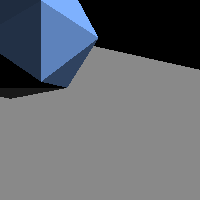
Frame 1 (no input)
Frame 60 (the mouse pressed at the canvas centre just before this capture): identical to frame 1, image omitted
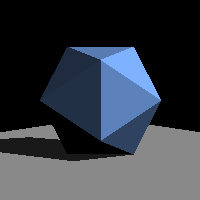
Frame 120 (the mouse held since frame 60 and released just before this capture)

The Processing sketch that drew these frames (run headless with seeded random() and noise(); from frame 60 on, the mouse is pressed at the canvas centre):

// Processing sketch: raytracer_7_dropshade
// ── raytracer_7_dropshade.pde
class Vec{
  float x, y, z;
  Vec(float x0, float y0, float z0){
    x = x0; y = y0; z = z0;
  }
  Vec(Vec v0){
    x = v0.x; y = v0.y; z = v0.z;
  }
  Vec add(Vec v){
    return new Vec(x+v.x, y+v.y, z+v.z);
  }
  Vec sub(Vec v){
    return new Vec(x-v.x, y-v.y, z-v.z);
  }
  Vec cross(Vec v){
    return new Vec(y*v.z-z*v.y, z*v.x-x*v.z, x*v.y-y*v.x);
  }
  float dot(Vec v){
    return x*v.x+y*v.y+z*v.z;
  }
  Vec mult(float k){
    return new Vec(k*x, k*y, k*z);
  }
  float abs(){
    return sqrt(x*x+y*y+z*z);
  }
  void normalize(){
    float a = this.abs();
    x/=a; y/=a; z/=a;
  }
  float angle(Vec v){
    return acos(this.dot(v)/this.abs()/v.abs());
  }
}

float INF = 1001001001;

class Ray{
  Vec ori, dir;
  Ray(Vec o0, Vec d0){
    ori = new Vec(o0);
    dir = new Vec(d0);
  }
  void normalize(){
    dir.normalize();
  }
}

class Tri{
  Vec v0, v1, v2;
  color c;
  Tri(Vec w0, Vec w1, Vec w2){
    v0 = new Vec(w0);
    v1 = new Vec(w1);
    v2 = new Vec(w2);
  }
  Vec getH(){
    Vec ret = ((v1.sub(v0)).cross(v2.sub(v0)));
    ret.normalize();
    return ret;
  }
}

/*
  Thomas's algorithm
  written in "Fast, Minimum Storage Ray/Triangle Intersection"
  see http://www.graphics.cornell.edu/pubs/1997/MT97.pdf
*/
Vec cross(Ray r, Tri tr){
  Vec e1 = tr.v1.sub(tr.v0);
  Vec e2 = tr.v2.sub(tr.v0);
  
  Vec pv, tv, qv;
  float t, u, v;
  
  pv = r.dir.cross(e2);
  float det = pv.dot(e1);
  
  if(det > 1e-3){
    tv = r.ori.sub(tr.v0);
    u = tv.dot(pv);
    if(u<0.0 || u>det) return new Vec(INF, INF, INF);
    qv = tv.cross(e1);
    v = r.dir.dot(qv);
    if(v<0.0 || u+v>det) return new Vec(INF, INF, INF);
  }else if(det < -1e-3){
    tv = r.ori.sub(tr.v0);
    u = tv.dot(pv);
    if(u>0.0 || u<det) return new Vec(INF, INF, INF);
    qv = tv.cross(e1);
    v = r.dir.dot(qv);
    if(v>0.0 || u+v<det) return new Vec(INF, INF, INF);
  }else{
    return new Vec(INF, INF, INF);
  }
  
  float idet = 1.0/det;
  t = e2.dot(qv)*idet;
  u *= idet;
  v *= idet;
  return new Vec(t, u, v);
}

class Screen{
  Vec ori, dx, dy;
  Screen(Vec o0, Vec x0, Vec y0){
    ori = new Vec(o0);
    dx = new Vec(x0);
    dy = new Vec(y0);
  }
  
}

int N = 21;

int getRayTrace(Ray r, Tri[] trilist, Vec ans){
  float tmpt = INF;
  int tmpk = -1;
  for(int k=0; k<N; k++){
    Vec tuv = cross(r, trilist[k]);
    if(tuv.x>0 && tuv.x < tmpt){
      tmpt = tuv.x;
      tmpk = k;
      ans.x = tuv.x; ans.y=tuv.y; ans.z=tuv.z;
    }
  }
  return tmpk;
}
  
void setup(){
  size(200, 200);
  colorMode(HSB, 100);
  frameRate(10);
}

void draw(){
  Vec ori = new Vec(1, (width/2-mouseX)/100.0, (height/2-mouseY)/100.0);
  Vec dir = new Vec(1, 0, 0);
  Vec v0 = new Vec(10, 1, 1);
  Vec v1 = new Vec(10, -1, 1);
  Vec v2 = new Vec(10, 0, -1);
//  Ray r = new Ray(ori, dir);
  Tri t = new Tri(v0, v1, v2);
//  Vec tuv = cross(r, t);
//  println(tuv.x +" "+ tuv.y +" "+ tuv.z);
  float G = (1+sqrt(5))/2;
  Tri[] tris = new Tri[100];
  tris[0] = new Tri(new Vec(G, 0, 1), new Vec(G, 0, -1), new Vec(1, G, 0));
  tris[1] = new Tri(new Vec(G, 0, -1), new Vec(G, 0, 1), new Vec(1, -G, 0));
  tris[2] = new Tri(new Vec(-G, 0, -1), new Vec(-G, 0, 1), new Vec(-1, G, 0));
  tris[3] = new Tri(new Vec(-G, 0, 1), new Vec(-G, 0, -1), new Vec(-1, -G, 0));
  
  tris[4] = new Tri(new Vec(1, G, 0), new Vec(-1, G, 0), new Vec(0, 1, G));
  tris[5] = new Tri(new Vec(-1, G, 0), new Vec(1, G, 0), new Vec(0, 1, -G));
  tris[6] = new Tri(new Vec(-1, -G, 0), new Vec(1, -G, 0), new Vec(0, -1, G));
  tris[7] = new Tri(new Vec(1, -G, 0), new Vec(-1, -G, 0), new Vec(0, -1, -G));
  
  tris[8] = new Tri(new Vec(0, 1, G), new Vec(0, -1, G), new Vec(G, 0, 1));
  tris[9] = new Tri(new Vec(0, -1, G), new Vec(0, 1, G), new Vec(-G, 0, 1));
  tris[10] = new Tri(new Vec(0, -1, -G), new Vec(0, 1, -G), new Vec(G, 0, -1));
  tris[11] = new Tri(new Vec(0, 1, -G), new Vec(0, -1, -G), new Vec(-G, 0, -1));
  
  tris[12] = new Tri(new Vec(G, 0, 1), new Vec(1, G, 0), new Vec(0, 1, G));
  tris[13] = new Tri(new Vec(G, 0, -1), new Vec(0, 1, -G), new Vec(1, G, 0));
  tris[14] = new Tri(new Vec(G, 0, 1), new Vec(0, -1, G), new Vec(1, -G, 0));
  tris[15] = new Tri(new Vec(G, 0, -1), new Vec(1, -G, 0), new Vec(0, -1, -G));
  
  tris[16] = new Tri(new Vec(-G, 0, -1), new Vec(-1, G, 0), new Vec(0, 1, -G));
  tris[17] = new Tri(new Vec(-G, 0, 1), new Vec(0, 1, G), new Vec(-1, G, 0));
  tris[18] = new Tri(new Vec(-G, 0, -1), new Vec(0, -1, -G), new Vec(-1, -G, 0));
//  tris[19] = new Tri(new Vec(INF, INF, INF), new Vec(INF, INF, INF), new Vec(INF, INF, INF));
  tris[19] = new Tri(new Vec(-G, 0, 1), new Vec(-1, -G, 0), new Vec(0, -1, G));
  
  tris[20] = new Tri(new Vec(3, 10, -G), new Vec(3, -10, -G), new Vec(30, 0, -G));
  tris[20].c = color(0, 0, 100);
  
  for(int i=0; i<20; i++){
    tris[i].c = color(60, 50, 100);
    tris[i].v0 = tris[i].v0.add(new Vec(10, 0, 0));
    tris[i].v1 = tris[i].v1.add(new Vec(10, 0, 0));
    tris[i].v2 = tris[i].v2.add(new Vec(10, 0, 0));
  }
  
  Screen sc = new Screen(new Vec(4, 1, 1), new Vec(0, -2, 0), new Vec(0, 0, -2));
  Vec lightVec = new Vec(1.0, 1.2, -1);
  lightVec.normalize();
  
  PImage pi = createImage(width, height, HSB);
  pi.loadPixels();
  for(int i=0; i<pi.height; i++){
    for(int j=0; j<pi.width; j++){
      color c;
      float kx = (float)j/pi.width;
      float ky = (float)i/pi.height;
      Vec scp = (sc.ori.add(sc.dx.mult(kx))).add(sc.dy.mult(ky));
      Vec ldir = scp.sub(ori);
      ldir.normalize();
      Ray ry = new Ray(ori, ldir);
      ry.normalize();
      c = color(0);
      Vec tmpv = new Vec(1, 0, 0);
      int tmpk = getRayTrace(ry, tris, tmpv);
//          println(tmpk + " " + tmpv.x + " " + tmpv.y + " " + tmpv.z);
      if(tmpk>=0){
        float a = tris[tmpk].getH().angle(lightVec);
        if(-cos(a)>0.1){
          c = tris[tmpk].c;
          Vec kouten = (ry.dir.mult(tmpv.x)).add(ry.ori);
//          println(kouten.x + " " + kouten.y + " " + kouten.z);
          Vec dirLight = lightVec.mult(-1.0);
//          println(dirLight.x + " " + dirLight.y + " " + dirLight.z);
          Vec tmpv2 = new Vec(0, 0, 0);
          int tmpk2 = getRayTrace(new Ray(kouten.add(tris[tmpk].getH().mult(0.01)), dirLight), tris, tmpv2);
//          tmpk2 = -1;
//          int tmpk2 = getRayTrace(new Ray(kouten, dirLight), tris, tmpv2);
//          println(i+" " + j + " " + tmpk + " " + tmpk2 + " : " + tmpv2.x + " " + tmpv2.y + " " + tmpv2.z);
          if(tmpk2==-1){
            c = color(hue(c), saturation(c), brightness(c)*(-cos(a)));
          }else{
            c = color(hue(c), saturation(c), brightness(c)*0.1);
          }
            
        }else{
          c = color(hue(c), saturation(c), brightness(c)*0.1);
        }
      }
      pi.pixels[i*pi.width+j] = c;
    }
  }
  image(pi, 0, 0);
}
